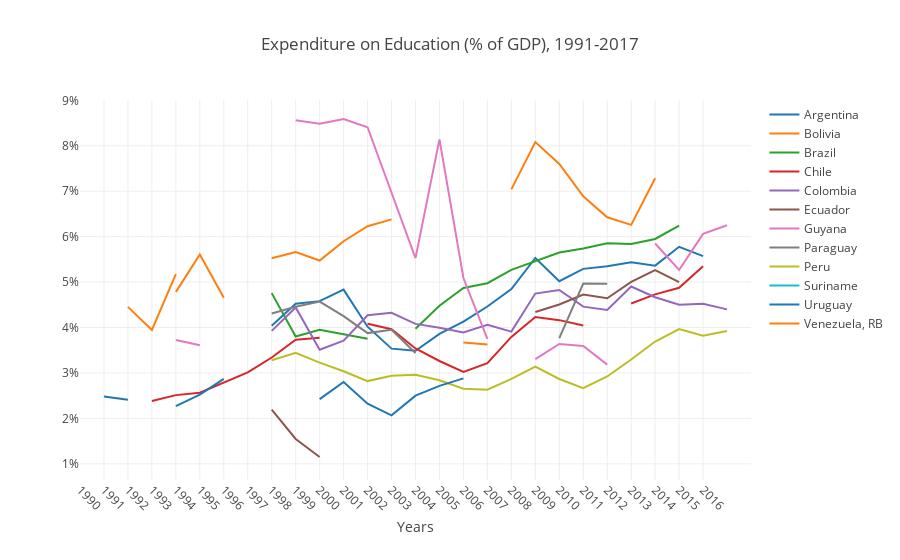

The code cell stored with this chart in its notebook:
### Code cell
layout = go.Layout( 
    xaxis = go.layout.XAxis(
        tickmode='array',
        tickvals=np.arange(1990, 2017, step=1),
        tickangle=45,
        title='Years',
    ),
    yaxis = go.layout.YAxis(
        autorange=True,
        ticksuffix='%'
    ),
    title='Expenditure on Education (% of GDP), 1991-2017'
)

fig = go.Figure(
    layout=layout
)
        
for country in education_by_country['Country Name'].unique():
    ext_pov_region = education_by_country[education_by_country['Country Name'] == country]
    fig.add_scatter(x=ext_pov_region['Year'], y=ext_pov_region['Expenditure on Education (% of GDP)'], name=country, mode='lines')
    
# py.iplot(fig, filename='gdp-edu-line')
pyof(fig)

### Figure 1 — Plotly figure (JSON) as saved in the notebook; plotly's stock layout.template omitted (floating-point values rounded to 4 significant figures)
{"data": [{"mode": "lines", "name": "Argentina", "type": "scatter", "uid": "34715669-af17-4b68-bf36-6fca8d342078", "x": ["1990", "1991", "1992", "1993", "1994", "1995", "1996", "1997", "1998", "1999", "2000", "2001", "2002", "2003", "2004", "2005", "2006", "2007", "2008", "2009", "2010", "2011", "2012", "2013", "2014", "2015", "2016", "2017", "2018"], "y": [1.067, null, null, null, null, null, 3.732, null, 4.04, 4.522, 4.58, 4.834, 4.017, 3.535, 3.487, 3.86, 4.128, 4.463, 4.844, 5.531, 5.02, 5.291, 5.346, 5.437, 5.361, 5.776, 5.572, null, null]}, {"mode": "lines", "name": "Bolivia", "type": "scatter", "uid": "b9f3f599-3a71-43fa-b11e-2cb9e7f81d66", "x": ["1990", "1991", "1992", "1993", "1994", "1995", "1996", "1997", "1998", "1999", "2000", "2001", "2002", "2003", "2004", "2005", "2006", "2007", "2008", "2009", "2010", "2011", "2012", "2013", "2014", "2015", "2016", "2017", "2018"], "y": [null, null, null, null, 4.784, 5.608, 4.657, null, 5.523, 5.659, 5.473, 5.899, 6.23, 6.379, null, null, 6.314, null, 7.04, 8.081, 7.6, 6.888, 6.425, 6.258, 7.285, null, null, null, null]}, {"mode": "lines", "name": "Brazil", "type": "scatter", "uid": "d2d42fd3-2aa6-4f4e-9aec-e34b973d1664", "x": ["1990", "1991", "1992", "1993", "1994", "1995", "1996", "1997", "1998", "1999", "2000", "2001", "2002", "2003", "2004", "2005", "2006", "2007", "2008", "2009", "2010", "2011", "2012", "2013", "2014", "2015", "2016", "2017", "2018"], "y": [null, null, null, null, null, 4.568, null, null, 4.757, 3.801, 3.949, 3.845, 3.75, null, 3.974, 4.479, 4.871, 4.974, 5.269, 5.464, 5.649, 5.737, 5.855, 5.839, 5.948, 6.241, null, null, null]}, {"mode": "lines", "name": "Chile", "type": "scatter", "uid": "6b8fdfd5-32c2-43e1-94a9-8df5f558acee", "x": ["1990", "1991", "1992", "1993", "1994", "1995", "1996", "1997", "1998", "1999", "2000", "2001", "2002", "2003", "2004", "2005", "2006", "2007", "2008", "2009", "2010", "2011", "2012", "2013", "2014", "2015", "2016", "2017", "2018"], "y": [2.25, null, null, 2.384, 2.512, 2.565, 2.796, 3.012, 3.34, 3.729, 3.776, null, 4.081, 3.963, 3.538, 3.263, 3.022, 3.214, 3.792, 4.231, 4.162, 4.045, null, 4.529, 4.73, 4.874, 5.351, null, null]}, {"mode": "lines", "name": "Colombia", "type": "scatter", "uid": "185a0aa7-8964-414b-9347-242603e60edf", "x": ["1990", "1991", "1992", "1993", "1994", "1995", "1996", "1997", "1998", "1999", "2000", "2001", "2002", "2003", "2004", "2005", "2006", "2007", "2008", "2009", "2010", "2011", "2012", "2013", "2014", "2015", "2016", "2017", "2018"], "y": [null, null, null, null, null, null, null, null, 3.926, 4.441, 3.511, 3.709, 4.268, 4.325, 4.079, 3.995, 3.893, 4.059, 3.91, 4.747, 4.826, 4.46, 4.385, 4.903, 4.665, 4.5, 4.521, 4.4, null]}, {"mode": "lines", "name": "Ecuador", "type": "scatter", "uid": "f2fa7f55-47b6-4e53-9643-a49d7da56fff", "x": ["1990", "1991", "1992", "1993", "1994", "1995", "1996", "1997", "1998", "1999", "2000", "2001", "2002", "2003", "2004", "2005", "2006", "2007", "2008", "2009", "2010", "2011", "2012", "2013", "2014", "2015", "2016", "2017", "2018"], "y": [null, null, null, null, null, 1.998, null, null, 2.195, 1.547, 1.151, null, null, null, null, null, null, null, null, 4.342, 4.507, 4.727, 4.643, 5.005, 5.261, 4.999, null, null, null]}, {"mode": "lines", "name": "Guyana", "type": "scatter", "uid": "63312c13-4c34-4694-a070-a1fef3696129", "x": ["1990", "1991", "1992", "1993", "1994", "1995", "1996", "1997", "1998", "1999", "2000", "2001", "2002", "2003", "2004", "2005", "2006", "2007", "2008", "2009", "2010", "2011", "2012", "2013", "2014", "2015", "2016", "2017", "2018"], "y": [null, null, null, null, 3.724, 3.609, null, null, null, 8.561, 8.484, 8.589, 8.408, 6.967, 5.526, 8.14, 5.089, 3.752, null, 3.303, 3.639, 3.592, 3.182, null, 5.849, 5.266, 6.061, 6.251, null]}, {"mode": "lines", "name": "Paraguay", "type": "scatter", "uid": "edbfe368-c0ff-49ed-9475-87b7f334029b", "x": ["1990", "1991", "1992", "1993", "1994", "1995", "1996", "1997", "1998", "1999", "2000", "2001", "2002", "2003", "2004", "2005", "2006", "2007", "2008", "2009", "2010", "2011", "2012", "2013", "2014", "2015", "2016", "2017", "2018"], "y": [1.062, null, null, null, null, null, null, null, 4.308, 4.455, 4.571, 4.25, 3.877, 3.949, 3.438, null, null, 3.546, null, null, 3.768, 4.966, 4.963, null, null, null, 4.52, null, null]}, {"mode": "lines", "name": "Peru", "type": "scatter", "uid": "959768c5-9c45-4a03-8cf4-457d675ca3da", "x": ["1990", "1991", "1992", "1993", "1994", "1995", "1996", "1997", "1998", "1999", "2000", "2001", "2002", "2003", "2004", "2005", "2006", "2007", "2008", "2009", "2010", "2011", "2012", "2013", "2014", "2015", "2016", "2017", "2018"], "y": [null, null, null, null, null, null, 3.119, null, 3.278, 3.441, 3.228, 3.037, 2.821, 2.938, 2.958, 2.839, 2.653, 2.629, 2.868, 3.14, 2.867, 2.664, 2.923, 3.297, 3.691, 3.967, 3.818, 3.924, null]}, {"mode": "lines", "name": "Suriname", "type": "scatter", "uid": "ba00e9b3-0bd4-41a4-bd2d-f23dd629334c", "x": ["1990", "1991", "1992", "1993", "1994", "1995", "1996", "1997", "1998", "1999", "2000", "2001", "2002", "2003", "2004", "2005", "2006", "2007", "2008", "2009", "2010", "2011", "2012", "2013", "2014", "2015", "2016", "2017", "2018"], "y": [null, null, null, null, null, null, null, null, null, null, null, null, null, null, null, null, null, null, null, null, null, null, null, null, null, null, null, null, null]}, {"mode": "lines", "name": "Uruguay", "type": "scatter", "uid": "55be8295-8e47-4f13-bd33-eb057ddcb0f7", "x": ["1990", "1991", "1992", "1993", "1994", "1995", "1996", "1997", "1998", "1999", "2000", "2001", "2002", "2003", "2004", "2005", "2006", "2007", "2008", "2009", "2010", "2011", "2012", "2013", "2014", "2015", "2016", "2017", "2018"], "y": [null, 2.479, 2.412, null, 2.272, 2.521, 2.87, null, 2.243, null, 2.423, 2.801, 2.322, 2.068, 2.5, 2.715, 2.88, null, null, null, null, 4.355, null, null, null, null, null, null, null]}, {"mode": "lines", "name": "Venezuela, RB", "type": "scatter", "uid": "1b5739e9-a702-4d63-8ce2-8f07f70953e1", "x": ["1990", "1991", "1992", "1993", "1994", "1995", "1996", "1997", "1998", "1999", "2000", "2001", "2002", "2003", "2004", "2005", "2006", "2007", "2008", "2009", "2010", "2011", "2012", "2013", "2014", "2015", "2016", "2017", "2018"], "y": [2.528, null, 4.455, 3.945, 5.173, null, null, null, null, null, null, null, null, null, null, null, 3.669, 3.627, null, 6.875, null, null, null, null, null, null, null, null, null]}], "layout": {"title": {"text": "Expenditure on Education (% of GDP), 1991-2017"}, "xaxis": {"tickangle": 45, "tickmode": "array", "tickvals": [1990, 1991, 1992, 1993, 1994, 1995, 1996, 1997, 1998, 1999, 2000, 2001, 2002, 2003, 2004, 2005, 2006, 2007, 2008, 2009, 2010, 2011, 2012, 2013, 2014, 2015, 2016], "title": {"text": "Years"}}, "yaxis": {"autorange": true, "ticksuffix": "%"}}}
